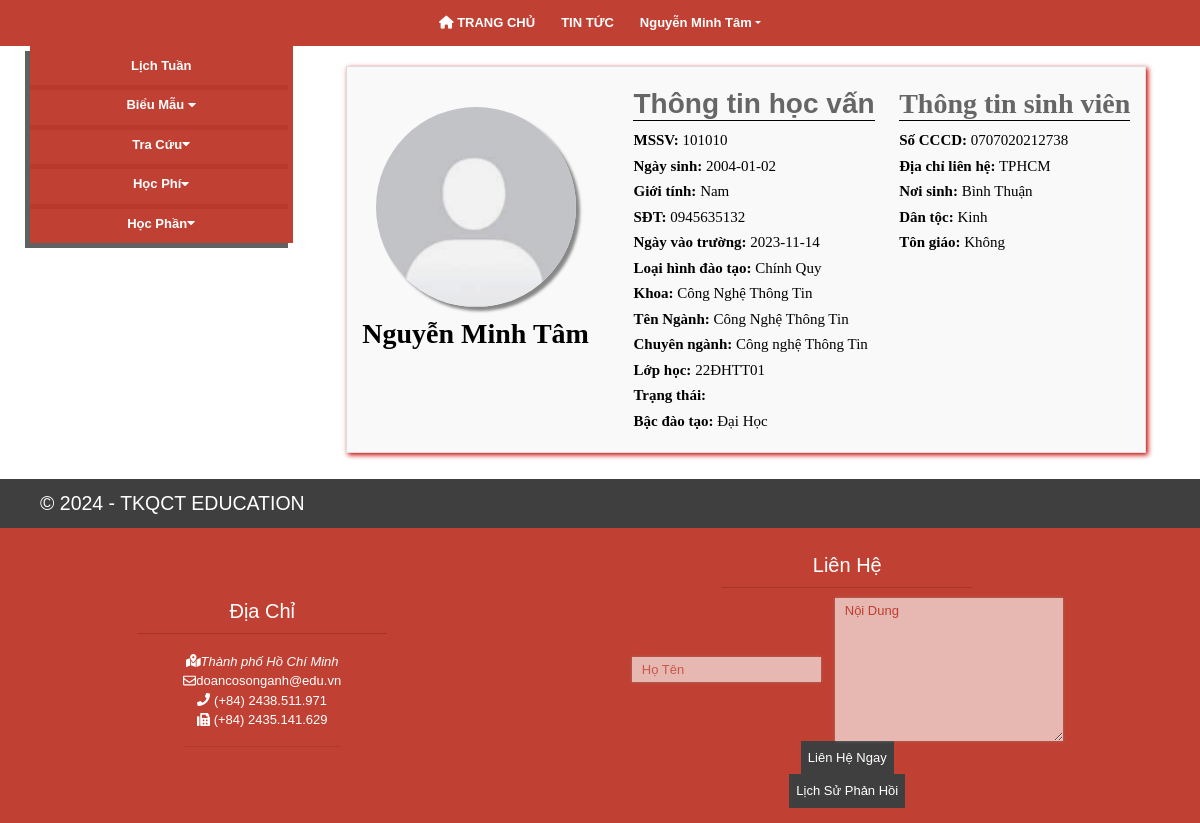
The page /doancosonganh/index.php?pid=2 (signed in) on the database its author committed.
### tables this page shows
CREATE TABLE `sinhvien` (
  `MSSV` int(11) NOT NULL,
  `HoTen` varchar(255) DEFAULT NULL,
  `GioiTinh` varchar(10) DEFAULT NULL,
  `NgayVaoTruong` date DEFAULT NULL,
  `LoaiHinhDaoTao` varchar(50) DEFAULT NULL,
  `Khoa` varchar(50) DEFAULT NULL,
  `TenNganh` varchar(50) DEFAULT NULL,
  `ChuyenNganh` varchar(50) DEFAULT NULL,
  `LopHoc` varchar(20) DEFAULT NULL,
  `TrangThai` varchar(20) DEFAULT NULL,
  `BacDaoTao` varchar(20) DEFAULT NULL,
  `NgaySinh` date DEFAULT NULL,
  `SoCCCD` varchar(20) DEFAULT NULL,
  `DienThoai` varchar(20) DEFAULT NULL,
  `DiaChiLienHe` varchar(255) DEFAULT NULL,
  `NoiSinh` varchar(50) DEFAULT NULL,
  `DanToc` varchar(20) DEFAULT NULL,
  `Email` varchar(50) DEFAULT NULL,
  `TonGiao` varchar(20) DEFAULT NULL,
  `HinhAnh` varchar(100) NOT NULL
);

### doancosonganh/sub-content/thongtinsinhvien.php (the view, shortened to what this page needs)
<!DOCTYPE html>
<html>
<head>
</head>
<body>
 <div class="container">
    <div class="student-image">
      <img src="Image/<?php echo $row['HinhAnh']; ?>" alt="Hình ảnh sinh viên">
      <h3 style="font-weight:bold;margin-top:10px"><?php echo $row['HoTen']; ?></h3>
    </div>
    <div class="student-info">
      <div class="thongtinhocvan">
        <h3 style="font-weight:bold;color:#666666;font-family:arial;">Thông tin học vấn </h3>
        <p><strong>MSSV:</strong> <?php echo $row['MSSV']; ?></p>
        <p><strong>Ngày sinh:</strong> <?php echo $row['NgaySinh']; ?></p>
        <p><strong>Giới tính:</strong> <?php echo $row['GioiTinh']; ?></p>
        <p><strong>SĐT:</strong> <?php echo $row['DienThoai']; ?></p>
        <p><strong>Ngày vào trường:</strong> <?php echo $row['NgayVaoTruong']; ?></p>
        <p><strong>Loại hình đào tạo:</strong> <?php echo $row['LoaiHinhDaoTao']; ?></p>
        <p><strong>Khoa:</strong> <?php echo $row['Khoa']; ?></p>
        <p><strong>Tên Ngành:</strong> <?php echo $row['TenNganh']; ?></p>
        <p><strong>Chuyên ngành:</strong> <?php echo $row['ChuyenNganh']; ?></p>
        <p><strong>Lớp học:</strong> <?php echo $row['LopHoc']; ?></p>
        <p><strong>Trạng thái:</strong> <?php echo $row['TrangThai']; ?></p>
        <p><strong>Bậc đào tạo:</strong> <?php echo $row['BacDaoTao']; ?></p>
      </div>
    </div>
    <div class="thongtincanhan">
      <h3 style="font-weight:bold;    border-bottom:1px solid black;color:#666666">Thông tin sinh viên</h3>
      <p><strong>Số CCCD:</strong> <?php echo $row['SoCCCD']; ?></p>
        <p><strong>Địa chỉ liên hệ:</strong> <?php echo $row['DiaChiLienHe']; ?></p>
        <p><strong>Nơi sinh:</strong> <?php echo $row['NoiSinh']; ?></p>
        <p><strong>Dân tộc:</strong> <?php echo $row['DanToc']; ?></p>
        <p><strong>Tôn giáo:</strong> <?php echo $row['TonGiao']; ?></p>
      </div>
 </div>
</body>
</html>

### doancosonganh/sub-content/menu_top.php (shortened to what this page needs)
<nav class="header-nav">
      <ul class="header-nav-list" id="nav-full">
        <li class="nav-content"><a href="index.php"> <i class="fa-solid fa-house"></i> TRANG CHỦ</a></li>
        <li class="nav-content"><a href="index.php?pid=1">TIN TỨC</a></li>
        <?php
              include("config.php");
              $ma_sv = $_SESSION['ma_sv'];
              $sql = "SELECT * FROM sinhvien WHERE MSSV='$ma_sv'";
              $result = mysqli_query($mysqli, $sql);
              if (mysqli_num_rows($result) > 0) {
                  $row = mysqli_fetch_assoc($result);
              }
?>
        <li class="nav-content dropdown">
            <a href="" class="dropdown-toggle"><?php echo $row["HoTen"]; ?></a>
          </li>
      </ul>
    </nav>

### doancosonganh/css/style.css (style rules this page uses)
html { scroll-behavior: smooth; overflow-x: hidden; }
p, ul { margin-bottom: 0; }
body { font: 13px/1.5 Arial, Helvetica, sans-serif; color: #fff; }
.header-nav-list, #search-form, #news-section>div>div, #latest-news, .nav-tab, .news-item, #footer-content, #contact>div, #address>div, .footer-menu { display: -webkit-box; display: -ms-flexbox; display: flex; }
.btn-close, .btn-login, .btn-signup, #collaspe-btn, .nav-content a, .dropdown-menu a, a:not([href]), .caption-container a, #search-btn, .menu-item a, .sub-menu a, .menu-item a:hover, .nav-link, .nav-tabs .nav-link.active, #footer a, #contact button { color: #fff; }
.sticky, .btn-login, .header-nav, .modal-header, .dropdown-menu, .menu-item a { background-color: #bd3829f3; }
.header-nav { z-index: 100; }
.header-nav-list { -webkit-box-pack: center; -ms-flex-pack: center; justify-content: center; }
.nav-content { padding: 1em; font-weight: bold; font-size: 1em; text-align: center; display: block; }

### doancosonganh/sub-content/thongtinsinhvien.php (style rules this page uses)
body { font-family: Arial, sans-serif; }
.container { max-width: 800px; margin-top:20px; background-color: #f9f9f9; border: 1px solid #ddd; color: black; display:flex; justify-content: space-between; font-family:time new roman; box-shadow: 2px 2px 5px #CC0000; }
.student-image { margin-bottom: 20px; margin-top:20px; padding-right:20px; }
.student-image img { width: 200px; height: 200px; border-radius: 50%; object-fit: cover; box-shadow:4px 4px 3px #888888 ; margin:auto; margin-bottom:0px; margin-top:20px; }
.student-info p { margin-bottom: 3px; font-size:15px; }
.thongtinhocvan { margin-left:0; text-align: left; margin-top:20px; margin-bottom:20px; }
.thongtinhocvan h3 { border-bottom:1px solid black; }
.thongtincanhan { margin-top:20px; margin-bottom:20px; }
.thongtincanhan p { font-size:15px; margin-bottom: 3px; }
.student-image { display:flex; flex-direction:column; align-items:center; }

### rows shown on the page
sinhvien: HoTen "Nguyễn Minh Tâm", HinhAnh (picture), MSSV "101010", NgaySinh "2004-01-02", GioiTinh "Nam", DienThoai "0945635132", NgayVaoTruong "2023-11-14", LoaiHinhDaoTao "Chính Quy", Khoa "Công Nghệ Thông Tin", TenNganh "Công Nghệ Thông Tin", ChuyenNganh "Công nghệ Thông Tin", LopHoc "22ĐHTT01", BacDaoTao "Đại Học", SoCCCD "0707020212738", DiaChiLienHe "TPHCM", NoiSinh "Bình Thuận", DanToc "Kinh", TonGiao "Không"
